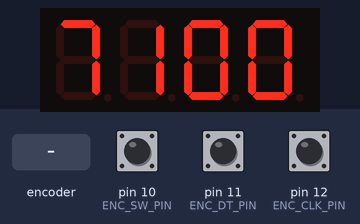
Recording of a sketch running on a simulated Arduino Uno, built with avr-gcc and run on an emulated ATmega328P. On the bench: 4-digit seven-segment display. The test bench sets the inputs (shaded band); at power-on: pin 10 (ENC_SW_PIN) HIGH, pin 11 (ENC_DT_PIN) HIGH, pin 12 (ENC_CLK_PIN) HIGH.

Above: at 1.2 s.
1.3 s: pin 10 (ENC_SW_PIN) pulled LOW for 3.2 s
At 2.2 s:
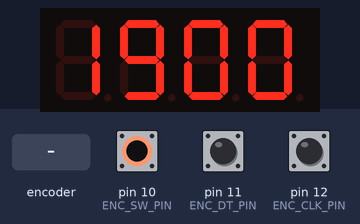
6.0 s: rotary encoder on pin 12 (ENC_CLK_PIN) / pin 11 (ENC_DT_PIN) turned 1 step (first pin leading)
At 7.0 s:
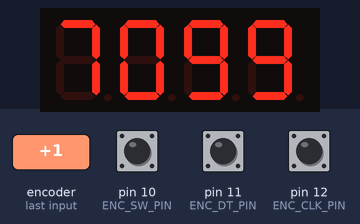
Timing chart, 0 to 9.0 s (numbered marks = the images above; inputs shaded):
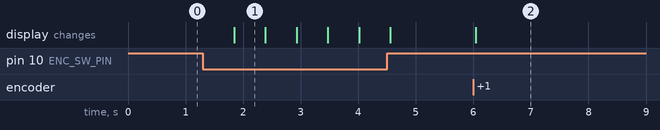

Measured:
- after the input at 1.3 s, the display: changes after 0.54 s (image 1)
- after the input at 6.0 s, the display: changes at once (image 2)
- what the display in image 1 shows lasts 0.6 s, from 1.8 s to 2.4 s

The sketch:

3_BAND_VFO_RX.ino
```cpp
// http://un7fgo.gengen.ru (C) 2019
// https://github.com/UN7FGO
//

// Подключаем библиотеку для нашего 7-сегментного дисплея на 4 цифры
#include <TM1637Display.h>
// Контакты для подключения нашего 7-сегментного дисплея
#define D_CLK 8
#define D_DIO 7
// Создаем объект связанный с дисплеем
TM1637Display display(D_CLK, D_DIO);

// Описываем подключение модуля AD9850
#define W_CLK 5
#define FQ_UD 4
#define DATA  3
#define RESET 2
#define pulseHigh(pin) {digitalWrite(pin, HIGH); digitalWrite(pin, LOW); }

// Определяем контакты, к которым у нас подключен энкодер
#define ENC_CLK_PIN 12
#define ENC_DT_PIN  11
#define ENC_SW_PIN  10

// массив "текущих частот"
long int cur_freq[3]  = {1900000, 3600000, 7100000};
// массив "максимальных частот"
long int max_freq[3]  = {2000000, 3800000, 7300000};
// массив "минимальных частот"
long int min_freq[3]  = {1800000, 3500000, 7000000};

// переменные для работы
long int current_freq;
long int old_freq;
int pinALast;
int aVal;
int Band;

/* =================================================== */
void setup() {

// configure arduino data pins for output
  pinMode(FQ_UD, OUTPUT);
  pinMode(W_CLK, OUTPUT);
  pinMode(DATA, OUTPUT);
  pinMode(RESET, OUTPUT);

  pulseHigh(RESET);   pulseHigh(W_CLK);   pulseHigh(FQ_UD);  // this pulse enables serial mode - Datasheet page 12 figure 10

  // устанавливаем яркость дисплея
  display.setBrightness(1);
  // все связанное с энкодером
  pinMode (ENC_CLK_PIN,INPUT);
  pinMode (ENC_DT_PIN,INPUT);
  pinMode (ENC_SW_PIN,INPUT);
  pinALast = digitalRead(ENC_CLK_PIN);

  // частота "по умолчанию"
  old_freq = 0;
  Band = 2;
  current_freq = cur_freq[Band];
}

void loop() {
  if ( current_freq != old_freq ) {
    display.clear();
    display.showNumberDec(int(current_freq / 1000));
    sendFrequency(current_freq);
    old_freq = current_freq;
  }

  if (digitalRead(ENC_SW_PIN) == 0) {
    cur_freq[Band] = current_freq;
    Band +=1;
    if ( Band > 2 ) {
      Band = 0;
    }
    current_freq = cur_freq[Band];
    delay (500);
  }

  aVal = digitalRead(ENC_CLK_PIN);
  if (aVal != pinALast){
    if (digitalRead(ENC_DT_PIN) == aVal) {
       current_freq += 100;
       if ( current_freq > max_freq[Band] ) {
         current_freq = max_freq[Band];
       }
     } else {
       current_freq -= 100;
       if ( current_freq < min_freq[Band] ) {
         current_freq = min_freq[Band];
       }
     }
  }
  pinALast = aVal;
}

// transfers a byte, a bit at a time, LSB first to the 9850 via serial DATA line
void tfr_byte(byte data)
{
  for (int i=0; i<8; i++, data>>=1) {
    digitalWrite(DATA, data & 0x01);
    pulseHigh(W_CLK);   //after each bit sent, CLK is pulsed high
  }
}

 // frequency calc from datasheet page 8 = <sys clock> * <frequency tuning word>/2^32
void sendFrequency(double frequency) {
  int32_t freq = frequency * 4294967295/125000000;  // note 125 MHz clock on 9850
  for (int b=0; b<4; b++, freq>>=8) {
    tfr_byte(freq & 0xFF);
  }
  tfr_byte(0x000);   // Final control byte, all 0 for 9850 chip
  pulseHigh(FQ_UD);  // Done!  Should see output
}
```
